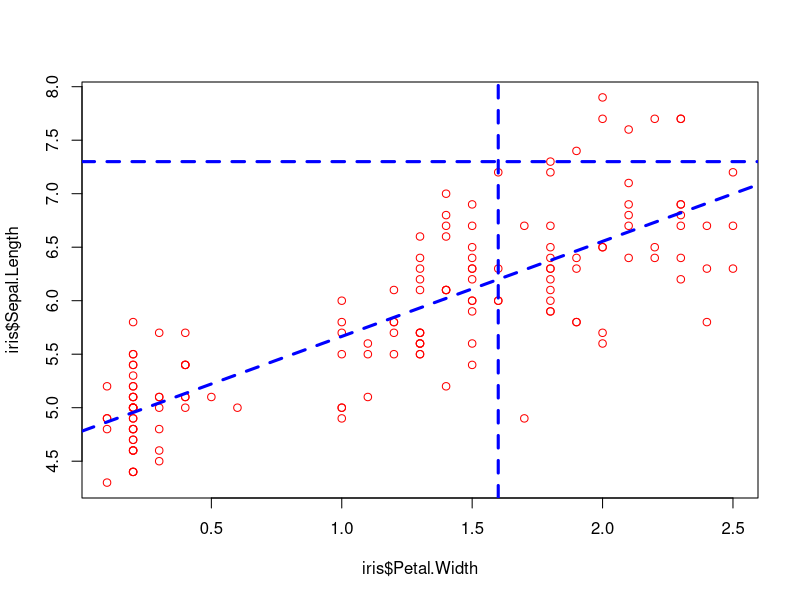

The R source for this figure:
data("iris")
# Drawing regression line on a plot

Reg <-  lm(Sepal.Length ~ Petal.Width, data = iris)
plot(iris$Sepal.Length ~ iris$Petal.Width, col = "red")
abline(Reg, 
       col = "blue", 
       lwd = 3, 
       lty = "dashed",
       v = 1.6,
       h = 7.3)
